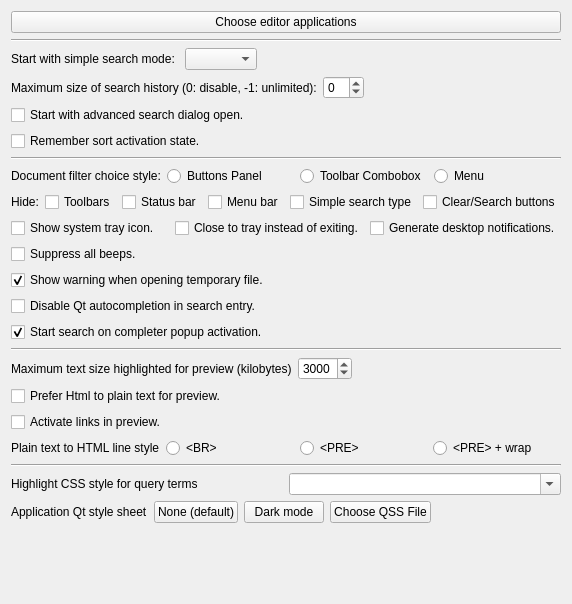
     <widget class="QWidget" name="tab_ui">
      <attribute name="title">
       <string>User interface</string>
      </attribute>
      <layout class="QVBoxLayout">
       <item>
        <widget class="QPushButton" name="viewActionPB">
         <property name="text">
          <string>Choose editor applications</string>
         </property>
        </widget>
       </item>
       <item>
        <widget class="Line" name="line1">
         <property name="orientation">
          <enum>Qt::Horizontal</enum>
         </property>
        </widget>
       </item>
       <item>
        <layout class="QHBoxLayout">
         <item>
          <widget class="QLabel" name="textLabelSST">
           <property name="text">
            <string>Start with simple search mode: </string>
           </property>
           <property name="wordWrap">
            <bool>false</bool>
           </property>
          </widget>
         </item>
         <item>
          <widget class="QComboBox" name="ssearchTypCMB"/>
         </item>
         <item>
          <spacer name="horizontalSpacer_12">
           <property name="orientation">
            <enum>Qt::Horizontal</enum>
           </property>
           <property name="sizeHint" stdset="0">
            <size>
             <width>40</width>
             <height>20</height>
            </size>
           </property>
          </spacer>
         </item>
        </layout>
       </item>
       <item>
        <layout class="QHBoxLayout" stretch="0,0,1">
         <item>
          <widget class="QLabel" name="hsLBL">
           <property name="sizePolicy">
            <sizepolicy hsizetype="Preferred" vsizetype="Preferred">
             <horstretch>1</horstretch>
             <verstretch>0</verstretch>
            </sizepolicy>
           </property>
           <property name="toolTip">
            <string>Limit the size of the search history. Use 0 to disable, -1 for unlimited.</string>
           </property>
           <property name="text">
            <string>Maximum size of search history (0: disable, -1: unlimited):</string>
           </property>
           <property name="wordWrap">
            <bool>false</bool>
           </property>
          </widget>
         </item>
         <item>
          <widget class="QSpinBox" name="maxHistSizeSB">
           <property name="minimum">
            <number>-1</number>
           </property>
           <property name="value">
            <number>0</number>
           </property>
          </widget>
         </item>
         <item>
          <spacer name="horizontalSpacer_5">
           <property name="orientation">
            <enum>Qt::Horizontal</enum>
           </property>
           <property name="sizeHint" stdset="0">
            <size>
             <width>40</width>
             <height>20</height>
            </size>
           </property>
          </spacer>
         </item>
        </layout>
       </item>
       <item>
        <widget class="QCheckBox" name="initStartAdvCB">
         <property name="text">
          <string>Start with advanced search dialog open.</string>
         </property>
         <property name="checked">
          <bool>false</bool>
         </property>
        </widget>
       </item>
       <item>
        <widget class="QCheckBox" name="keepSortCB">
         <property name="text">
          <string>Remember sort activation state.</string>
         </property>
         <property name="checked">
          <bool>false</bool>
         </property>
        </widget>
       </item>
       <item>
        <widget class="Line" name="line2">
         <property name="orientation">
          <enum>Qt::Horizontal</enum>
         </property>
        </widget>
       </item>
       <item>
        <layout class="QHBoxLayout" name="horizontalLayout1">
         <item>
          <widget class="QLabel" name="label1">
           <property name="toolTip">
            <string>Decide if document filters are shown as radio buttons, toolbar combobox, or menu.</string>
           </property>
           <property name="text">
            <string>Document filter choice style:</string>
           </property>
          </widget>
         </item>
         <item>
          <widget class="QRadioButton" name="filterBT_RB">
           <property name="text">
            <string>Buttons Panel</string>
           </property>
           <attribute name="buttonGroup">
            <string notr="true">buttonGroup_2</string>
           </attribute>
          </widget>
         </item>
         <item>
          <widget class="QRadioButton" name="filterCMB_RB">
           <property name="text">
            <string>Toolbar Combobox</string>
           </property>
           <attribute name="buttonGroup">
            <string notr="true">buttonGroup_2</string>
           </attribute>
          </widget>
         </item>
         <item>
          <widget class="QRadioButton" name="filterMN_RB">
           <property name="text">
            <string>Menu</string>
           </property>
           <attribute name="buttonGroup">
            <string notr="true">buttonGroup_2</string>
           </attribute>
          </widget>
         </item>
        </layout>
       </item>
       <item>
        <layout class="QHBoxLayout">
         <item>
          <widget class="QLabel" name="labeltb">
           <property name="toolTip">
            <string>Hide some user interface elements.</string>
           </property>
           <property name="text">
            <string>Hide:</string>
           </property>
          </widget>
         </item>
         <item>
          <widget class="QCheckBox" name="noToolbarsCB">
           <property name="text">
            <string>Toolbars</string>
           </property>
           <property name="checked">
            <bool>false</bool>
           </property>
          </widget>
         </item>
         <item>
          <widget class="QCheckBox" name="noStatusBarCB">
           <property name="text">
            <string>Status bar</string>
           </property>
           <property name="checked">
            <bool>false</bool>
           </property>
          </widget>
         </item>
         <item>
          <widget class="QCheckBox" name="noMenuBarCB">
           <property name="toolTip">
            <string>Show button instead.</string>
           </property>
           <property name="text">
            <string>Menu bar</string>
           </property>
           <property name="checked">
            <bool>false</bool>
           </property>
          </widget>
         </item>
         <item>
          <widget class="QCheckBox" name="noSSTypCMBCB">
           <property name="toolTip">
            <string>Show choice in menu only.</string>
           </property>
           <property name="text">
            <string>Simple search type</string>
           </property>
           <property name="checked">
            <bool>false</bool>
           </property>
          </widget>
         </item>
         <item>
          <widget class="QCheckBox" name="noClearSearchCB">
           <property name="text">
            <string>Clear/Search buttons</string>
           </property>
           <property name="checked">
            <bool>false</bool>
           </property>
          </widget>
         </item>
        </layout>
       </item>
       <item>
        <layout class="QHBoxLayout">
         <item>
          <widget class="QCheckBox" name="showTrayIconCB">
           <property name="text">
            <string>Show system tray icon.</string>
           </property>
           <property name="checked">
            <bool>false</bool>
           </property>
          </widget>
         </item>
         <item>
          <widget class="QCheckBox" name="closeToTrayCB">
           <property name="text">
            <string>Close to tray instead of exiting.</string>
           </property>
           <property name="checked">
            <bool>false</bool>
           </property>
          </widget>
         </item>
         <item>
          <widget class="QCheckBox" name="trayMessagesCB">
           <property name="text">
            <string>Generate desktop notifications.</string>
           </property>
           <property name="checked">
            <bool>false</bool>
           </property>
          </widget>
         </item>
        </layout>
       </item>
       <item>
        <widget class="QCheckBox" name="noBeepsCB">
         <property name="text">
          <string>Suppress all beeps.</string>
         </property>
         <property name="checked">
          <bool>false</bool>
         </property>
        </widget>
       </item>
       <item>
        <widget class="QCheckBox" name="showTempFileWarningCB">
         <property name="text">
          <string>Show warning when opening temporary file.</string>
         </property>
         <property name="checked">
          <bool>true</bool>
         </property>
        </widget>
       </item>
       <item>
        <widget class="QCheckBox" name="ssNoCompleteCB">
         <property name="text">
          <string>Disable Qt autocompletion in search entry.</string>
         </property>
         <property name="checked">
          <bool>false</bool>
         </property>
        </widget>
       </item>
       <item>
        <widget class="QCheckBox" name="ssSearchOnCompleteCB">
         <property name="text">
          <string>Start search on completer popup activation.</string>
         </property>
         <property name="checked">
          <bool>true</bool>
         </property>
        </widget>
       </item>
       <item>
        <widget class="Line" name="line3">
         <property name="orientation">
          <enum>Qt::Horizontal</enum>
         </property>
        </widget>
       </item>
       <item>
        <layout class="QHBoxLayout" stretch="0,0,1">
         <item>
          <widget class="QLabel" name="textLabelHL">
           <property name="sizePolicy">
            <sizepolicy hsizetype="Preferred" vsizetype="Preferred">
             <horstretch>1</horstretch>
             <verstretch>0</verstretch>
            </sizepolicy>
           </property>
           <property name="toolTip">
            <string>Texts over this size will not be highlighted in preview (too slow).</string>
           </property>
           <property name="text">
            <string>Maximum text size highlighted for preview (kilobytes)</string>
           </property>
           <property name="wordWrap">
            <bool>false</bool>
           </property>
          </widget>
         </item>
         <item>
          <widget class="QSpinBox" name="maxHLTSB">
           <property name="minimum">
            <number>0</number>
           </property>
           <property name="maximum">
            <number>5000</number>
           </property>
           <property name="singleStep">
            <number>100</number>
           </property>
           <property name="value">
            <number>3000</number>
           </property>
          </widget>
         </item>
         <item>
          <spacer name="horizontalSpacer_4">
           <property name="orientation">
            <enum>Qt::Horizontal</enum>
           </property>
           <property name="sizeHint" stdset="0">
            <size>
             <width>40</width>
             <height>20</height>
            </size>
           </property>
          </spacer>
         </item>
        </layout>
       </item>
       <item>
        <widget class="QCheckBox" name="previewHtmlCB">
         <property name="text">
          <string>Prefer Html to plain text for preview.</string>
         </property>
         <property name="checked">
          <bool>false</bool>
         </property>
        </widget>
       </item>
       <item>
        <widget class="QCheckBox" name="previewActiveLinksCB">
         <property name="toolTip">
          <string>Make links inside the preview window clickable, and start an external browser when they are clicked.</string>
         </property>
         <property name="text">
          <string>Activate links in preview.</string>
         </property>
         <property name="checked">
          <bool>false</bool>
         </property>
        </widget>
       </item>
       <item>
        <layout class="QHBoxLayout" name="horizontalLayout_3">
         <item>
          <widget class="QLabel" name="label">
           <property name="toolTip">
            <string>Lines in PRE text are not folded. Using BR loses some indentation. PRE + Wrap style may be what you want.</string>
           </property>
           <property name="text">
            <string>Plain text to HTML line style</string>
           </property>
          </widget>
         </item>
         <item>
          <widget class="QRadioButton" name="plainBRRB">
           <property name="text">
            <string>&lt;BR&gt;</string>
           </property>
           <attribute name="buttonGroup">
            <string notr="true">buttonGroup</string>
           </attribute>
          </widget>
         </item>
         <item>
          <widget class="QRadioButton" name="plainPRERB">
           <property name="text">
            <string>&lt;PRE&gt;</string>
           </property>
           <attribute name="buttonGroup">
            <string notr="true">buttonGroup</string>
           </attribute>
          </widget>
         </item>
         <item>
          <widget class="QRadioButton" name="plainPREWRAPRB">
           <property name="text">
            <string>&lt;PRE&gt; + wrap</string>
           </property>
           <attribute name="buttonGroup">
            <string notr="true">buttonGroup</string>
           </attribute>
          </widget>
         </item>
        </layout>
       </item>
       <item>
        <widget class="Line" name="line4">
         <property name="orientation">
          <enum>Qt::Horizontal</enum>
         </property>
        </widget>
       </item>
       <item>
        <layout class="QHBoxLayout">
         <item>
          <widget class="QLabel" name="textLabelqtc">
           <property name="text">
            <string>Highlight CSS style for query terms</string>
           </property>
           <property name="wordWrap">
            <bool>false</bool>
           </property>
          </widget>
         </item>
         <item>
          <widget class="QComboBox" name="qtermStyleCMB">
           <property name="minimumSize">
            <size>
             <width>50</width>
             <height>0</height>
            </size>
           </property>
           <property name="toolTip">
            <string>Query terms highlighting in results. &lt;br&gt;Maybe try something like &quot;color:red;background:yellow&quot; for something more lively than the default blue...</string>
           </property>
           <property name="editable">
            <bool>true</bool>
           </property>
           <property name="insertPolicy">
            <enum>QComboBox::NoInsert</enum>
           </property>
          </widget>
         </item>
        </layout>
       </item>
       <item>
        <layout class="QHBoxLayout">
         <item>
          <widget class="QLabel" name="tLSTL">
           <property name="text">
            <string>Application Qt style sheet</string>
           </property>
           <property name="wordWrap">
            <bool>false</bool>
           </property>
          </widget>
         </item>
         <item>
          <widget class="QPushButton" name="resetSSPB">
           <property name="toolTip">
            <string>Resets the style sheet to default</string>
           </property>
           <property name="text">
            <string>None (default)</string>
           </property>
          </widget>
         </item>
         <item>
          <widget class="QPushButton" name="darkSSPB">
           <property name="toolTip">
            <string>Uses the default dark mode style sheet</string>
           </property>
           <property name="text">
            <string>Dark mode</string>
           </property>
          </widget>
         </item>
         <item>
          <widget class="QPushButton" name="stylesheetPB">
           <property name="toolTip">
            <string>Opens a dialog to select the style sheet file.&lt;br&gt;Look at /usr/share/recoll/examples/recoll[-dark].qss for an example.</string>
           </property>
           <property name="text">
            <string>Choose QSS File</string>
           </property>
          </widget>
         </item>
         <item>
          <spacer name="horizontalSpacer_16">
           <property name="orientation">
            <enum>Qt::Horizontal</enum>
           </property>
           <property name="sizeHint" stdset="0">
            <size>
             <width>40</width>
             <height>20</height>
            </size>
           </property>
          </spacer>
         </item>
        </layout>
       </item>
       <item>
        <spacer name="spacer4">
         <property name="orientation">
          <enum>Qt::Vertical</enum>
         </property>
         <property name="sizeType">
          <enum>QSizePolicy::Expanding</enum>
         </property>
         <property name="sizeHint" stdset="0">
          <size>
           <width>20</width>
           <height>70</height>
          </size>
         </property>
        </spacer>
       </item>
      </layout>
     </widget>
